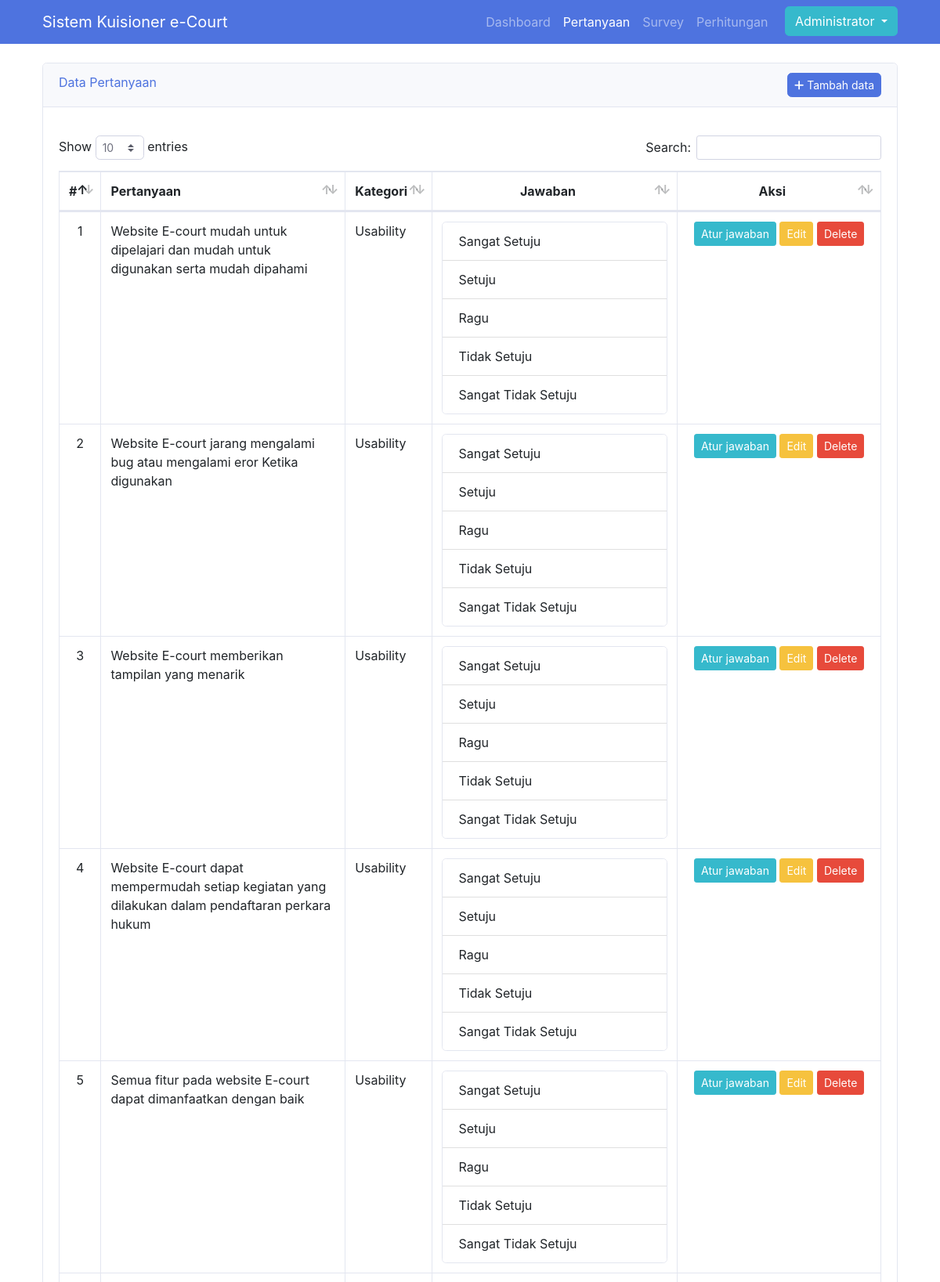
The app's page /views/admin/data_pertanyaan.php (signed in, upper part) with its own data.
### tables this page shows
CREATE TABLE `users` (
  `id` int(11) NOT NULL,
  `nama` varchar(100) NOT NULL,
  `email` varchar(100) NOT NULL,
  `password` varchar(255) NOT NULL,
  `role_id` int(11) NOT NULL,
  `created_at` timestamp NULL DEFAULT NULL,
  `updated_at` timestamp NULL DEFAULT NULL
);

CREATE TABLE `pertanyaan` (
  `id` int(11) NOT NULL,
  `pertanyaan` text NOT NULL,
  `kategori_id` int(11) NOT NULL,
  `created_at` timestamp NULL DEFAULT NULL,
  `updated_at` timestamp NULL DEFAULT NULL
);

CREATE TABLE `kategori` (
  `id` int(11) NOT NULL,
  `kategori` varchar(30) NOT NULL
);

CREATE TABLE `jawaban` (
  `id` int(11) NOT NULL,
  `pertanyaan_id` int(11) NOT NULL,
  `jawaban` text NOT NULL,
  `skor` int(11) NOT NULL,
  `created_at` timestamp NULL DEFAULT NULL,
  `updated_at` timestamp NULL DEFAULT NULL
);

### views/admin/data_pertanyaan.php (the view, shortened to what this page needs)
<?php include('../layout/header.php'); ?>
<?php
  include('../../config.php');
  $title = "Data Pertanyaan";
?>
<?php include('../layout/navbar.php'); ?>
    <div class="container section">
      <div class="row">
        <div class="col-sm-12">
          <div class="card mb-3">
            <div class="card-header">
              <span class="text-primary"><?= $title; ?></span>
              <button type="button" class="float-end btn btn-primary btn-sm rounded" data-bs-toggle="modal" data-bs-target="#tambah"><i class="fa fa-plus"></i> Tambah data</button>
            </div>
            <div class="card-body">
              <div class="mt-3">
                <div class="table-responsive">
                  <table id="myTable" class="table table-bordered" width="100%" cellspacing="0">
                    <thead>
                      <tr>
                        <th width="5%">#</th>
                        <th width="30%">Pertanyaan</th>
                        <th>Kategori</th>
                        <th class="text-center" width="20%">Jawaban</th>
                        <th class="text-center" width="25%">Aksi</th>
                      </tr>
                    </thead>
                    <tbody>
                      <?php
                        $i = 0;
                        $pertanyaan = mysqli_query($koneksi, "SELECT pertanyaan.*, kategori.kategori
                          FROM pertanyaan INNER JOIN kategori ON pertanyaan.kategori_id = kategori.id
                          ORDER BY kategori.id ASC");
                        while ($row = mysqli_fetch_array($pertanyaan)) {
                          $i++;
                      ?>
                      <tr>
                        <td class="text-center"><?= $i; ?></td>
                        <td><?= $row['pertanyaan']; ?></td>
                        <td><?= $row['kategori']; ?></td>
                        <td>
                          <div class="card" style="width: 18rem;">
                            <ul class="list-group list-group-flush">
                              <?php
                                $id_pertanyaan = $row['id'];
                                $jawaban = mysqli_query($koneksi, "SELECT * FROM jawaban WHERE pertanyaan_id = '$id_pertanyaan'");
                                while ($jb = mysqli_fetch_array($jawaban)) {
                              ?>
                                <li class="list-group-item"><?= $jb['jawaban']; ?></li>
                              <?php } ?>
                            </ul>
                          </div>
                        </td>
                        <td class="text-center">
                          <a href="jawaban.php?id=<?= $row['id']; ?>" class="btn btn-info btn-sm">Atur jawaban</a>
                          <button type="button" class="btn btn-warning btn-sm" data-bs-toggle="modal" data-bs-target="#edit<?= $row['id'] ?>">Edit</button>
                          <a href="../../controllers/delete_pertanyaan.php?id=<?= $row['id']; ?>" class="btn btn-danger btn-sm" onclick="return confirm('Hapus data ini ?');">Delete</a>
                        </td>
                      </tr>
                      <?php } ?>
                    </tbody>
                  </table>
                </div>
              </div>
            </div>
          </div>
        </div>
      </div>
    </div>
<?php include('../layout/footer.php'); ?>

### views/layout/navbar.php (shortened to what this page needs)
<?php
  if($_SESSION['status'] != "login"){
?>
<nav class="navbar navbar-expand-lg navbar-dark bg-primary fixed-top">
  <div class="container">
    <a class="navbar-brand" href="#">Sistem Kuisioner e-Court</a>
    <button class="navbar-toggler" type="button" data-bs-toggle="collapse" data-bs-target="#navbarNav" aria-controls="navbarNav" aria-expanded="false" aria-label="Toggle navigation">
      <span class="navbar-toggler-icon"></span>
    </button>
    <div class="collapse navbar-collapse" id="navbarNav">
      <ul class="navbar-nav ms-auto">
        <li class="nav-item">
          <a class="nav-link <?php if($title == "Home"){echo 'active';} ?>" aria-current="page" href="home_page.php">Home</a>
        </li>
        <li class="nav-item">
          <a class="nav-link <?php if($title == "Survey"){echo 'active';} ?>" href="formulir_kuisioner.php">Survey</a>
        </li>&nbsp;&nbsp;&nbsp;
        <li class="nav-item">
          <a href="login.php" class="btn btn-outline-light">Login &nbsp; <i class="fa fa-right-to-bracket"></i></a>
        </li>
      </ul>
    </div>
  </div>
</nav>
<?php } else { ?>
  <?php
    $email = $_SESSION['email'];
    $user  = mysqli_query($koneksi, "SELECT * FROM users WHERE email = '$email'");
  ?>
<nav class="navbar navbar-expand-lg navbar-dark bg-primary fixed-top">
  <div class="container">
    <a class="navbar-brand" href="#">Sistem Kuisioner e-Court</a>
    <div class="collapse navbar-collapse" id="navbarNav">
      <ul class="navbar-nav ms-auto">
        <li class="nav-item">
          <a class="nav-link <?php if($title == "Dashboard"){echo 'active';} ?>" aria-current="page" href="dashboard.php">Dashboard</a>
        </li>
        <li class="nav-item">
          <a class="nav-link <?php if($title == "Data Pertanyaan"){echo 'active';} ?>" href="data_pertanyaan.php">Pertanyaan</a>
        </li>
        <li class="nav-item">
          <a class="nav-link <?php if($title == "Survey"){echo 'active';} ?>" href="hasil_survey.php">Survey</a>
        </li>
        <li class="nav-item">
          <a class="nav-link <?php if($title == "Perhitungan"){echo 'active';} ?>" href="perhitungan.php">Perhitungan</a>
        </li>&nbsp;&nbsp;&nbsp;
        <li class="nav-item">
          <div class="btn-group">
            <button type="button" class="btn btn-info dropdown-toggle" data-bs-toggle="dropdown" aria-expanded="false">
              <?php
                foreach ($user as $value) {
                  echo $value['nama'];
                }
              ?>
            </button>
          </div>
        </li>
      </ul>
    </div>
  </div>
</nav>
<?php } ?>

### assets/css/style.css (style rules this page uses)
.section { padding-top: 5rem; }

### records on screen
users: nama "Administrator"
pertanyaan: pertanyaan "Website E-court mudah untuk dipelajari dan mudah untuk digunakan serta mudah dipahami", kategori.kategori "Usability"
jawaban: jawaban "Sangat Setuju"
jawaban: jawaban "Setuju"
jawaban: jawaban "Ragu"
jawaban: jawaban "Tidak Setuju"
jawaban: jawaban "Sangat Tidak Setuju"
pertanyaan: pertanyaan "Website E-court jarang mengalami bug atau mengalami eror Ketika digunakan", kategori.kategori "Usability"
jawaban: jawaban "Sangat Setuju"
jawaban: jawaban "Setuju"
jawaban: jawaban "Ragu"
jawaban: jawaban "Tidak Setuju"
jawaban: jawaban "Sangat Tidak Setuju"
pertanyaan: pertanyaan "Website E-court memberikan tampilan yang menarik", kategori.kategori "Usability"
jawaban: jawaban "Sangat Setuju"
jawaban: jawaban "Setuju"
jawaban: jawaban "Ragu"
jawaban: jawaban "Tidak Setuju"
jawaban: jawaban "Sangat Tidak Setuju"
pertanyaan: pertanyaan "Website E-court dapat mempermudah setiap kegiatan yang dilakukan dalam pendaftaran perkara hukum", kategori.kategori "Usability"
jawaban: jawaban "Sangat Setuju"
jawaban: jawaban "Setuju"
jawaban: jawaban "Ragu"
jawaban: jawaban "Tidak Setuju"
jawaban: jawaban "Sangat Tidak Setuju"
pertanyaan: pertanyaan "Semua fitur pada website E-court dapat dimanfaatkan dengan baik", kategori.kategori "Usability"
jawaban: jawaban "Sangat Setuju"
jawaban: jawaban "Setuju"
jawaban: jawaban "Ragu"
jawaban: jawaban "Tidak Setuju"
jawaban: jawaban "Sangat Tidak Setuju"

### other values on screen
$title "Data Pertanyaan"
